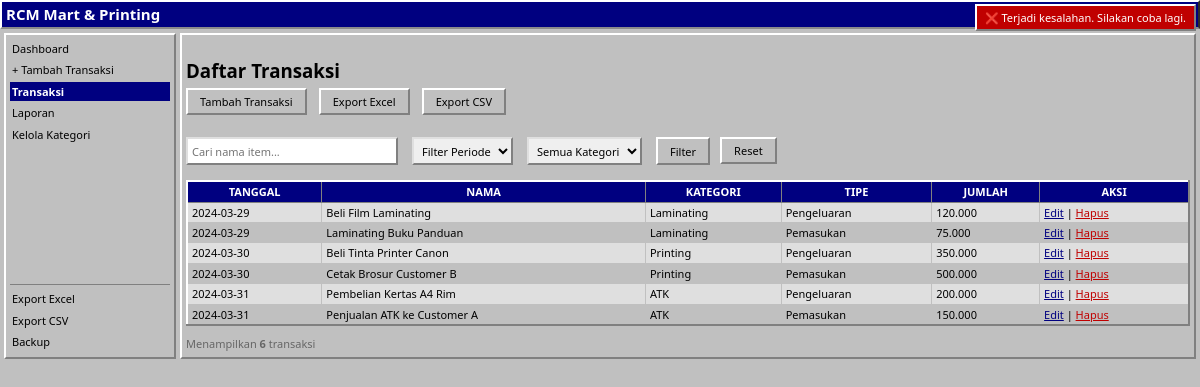
/pages/transaksi.php?error=1 (signed in), run on the app's committed database.
### tables this page shows
CREATE TABLE IF NOT EXISTS transaksi (
    id INT PRIMARY KEY AUTO_INCREMENT,
    tanggal DATE NOT NULL,
    nama VARCHAR(255) NOT NULL,
    kategori VARCHAR(100) NOT NULL,
    tipe VARCHAR(50) NOT NULL COMMENT 'Pemasukan or Pengeluaran',
    jumlah INT NOT NULL COMMENT 'Amount in Rupiah',
    created_at TIMESTAMP DEFAULT CURRENT_TIMESTAMP,
    updated_at TIMESTAMP DEFAULT CURRENT_TIMESTAMP ON UPDATE CURRENT_TIMESTAMP,
    INDEX idx_tanggal (tanggal),
    INDEX idx_kategori (kategori),
    INDEX idx_tipe (tipe),
    FOREIGN KEY (kategori) REFERENCES kategori_list(kategori) ON DELETE RESTRICT
);

### includes/helpers.php (called while the page is built, shortened)
<?php
function formatRupiahDisplay($amount) {
    $amount = (int)$amount;
    return number_format($amount, 0, ',', '.');
}
function sanitize($input) {
    return htmlspecialchars(trim($input), ENT_QUOTES, 'UTF-8');
}
?>

### pages/transaksi.php (the view, shortened to what this page needs)
<?php
require_once '../includes/database.php';
require_once '../includes/helpers.php';
?>
<!DOCTYPE html>
<html>
<head>
    <link rel="stylesheet" href="../assets/style.css">
</head>
<body>
<div class="header">RCM Mart & Printing <span style="float: right; font-size: 11px; font-weight: normal;"><a href="logout.php" style="color: #c41e3a; text-decoration: none;">Logout</a></span></div>
<div class="container">
    <div class="sidebar">
        <div class="sidebar-menu">
            <a href="index.php">Dashboard</a>
            <a href="tambah.php">+ Tambah Transaksi</a>
            <a href="transaksi.php" class="active">Transaksi</a>
            <a href="laporan.php">Laporan</a>
            <a href="kategori.php">Kelola Kategori</a>
        </div>
        <div class="sidebar-export">
            <a href="../reports/export_excel.php" onclick="return konfirmasiExport()">Export Excel</a>
            <a href="../reports/export.php" onclick="return konfirmasiExport()">Export CSV</a>
            <a href="../actions/backup.php" onclick="return konfirmasiBackup()">Backup</a>
        </div>
    </div>
    <div class="content">
        <h3>Daftar Transaksi</h3>
        <a href="tambah.php"><button>Tambah Transaksi</button></a>
        <a href="../reports/export_excel.php" onclick="return konfirmasiExport()"><button style="margin-left: 8px;">Export Excel</button></a>
        <a href="../reports/export.php" onclick="return konfirmasiExport()"><button style="margin-left: 8px;">Export CSV</button></a>
        <br><br>
        <form method="GET" style="display: flex; gap: 10px; margin-bottom: 15px; flex-wrap: wrap;">
            <input type="text" name="search" placeholder="Cari nama item..." value="<?= htmlspecialchars($_GET['search'] ?? '') ?>" style="min-width: 200px;">
            <select name="filter">
                <option value="">Filter Periode</option>
            </select>
            <select name="kategori">
                <?= kategoriFilterOptions($_GET['kategori'] ?? '') ?>
            </select>
            <button type="submit">Filter</button>
            <a href="transaksi.php"><button type="button">Reset</button></a>
        </form>
        <table>
            <tr>
                <th>Tanggal</th>
                <th>Nama</th>
                <th>Kategori</th>
                <th>Tipe</th>
                <th>Jumlah</th>
                <th>Aksi</th>
            </tr>
            <?php
            $where_parts = [];
            $where = !empty($where_parts) ? 'WHERE ' . implode(' AND ', $where_parts) : '';
            $query = "SELECT * FROM transaksi $where ORDER BY id DESC";
            $stmt = $koneksi->prepare($query);
            if (!$stmt->execute()) {
                die("Execute Error: " . $stmt->error);
            }
            $data = $stmt->get_result();
            $total_records = $data->num_rows;
            while ($row = $data->fetch_assoc()) {
            ?>
                <tr>
                    <td><?= htmlspecialchars($row['tanggal']) ?></td>
                    <td><?= sanitize($row['nama']) ?></td>
                    <td><?= htmlspecialchars($row['kategori']) ?></td>
                    <td><span class="<?= $row['tipe'] == 'Pemasukan' ? 'income' : 'expense' ?>"><?= htmlspecialchars($row['tipe']) ?></span></td>
                    <td><?= formatRupiahDisplay((int)$row['jumlah']) ?></td>
                    <td>
                        <a href="edit.php?id=<?= (int)$row['id'] ?>">Edit</a> |
                        <a href="../actions/hapus.php?id=<?= (int)$row['id'] ?>" onclick="return konfirmasiHapus()">Hapus</a>
                    </td>
                </tr>
            <?php }
            ?>
        </table>
        <p style="margin-top: 10px; color: #666; font-size: 11px;">
            <?php if ($total_records > 0): ?>
                Menampilkan <strong><?= $total_records ?></strong> transaksi
            <?php endif; ?>
        </p>
    </div>
</div>
</body>
</html>

### includes/database.php (shortened to what this page needs)
<?php
$koneksi = new mysqli(DB_HOST, DB_USER, DB_PASS, DB_NAME);
$koneksi->set_charset("utf8");
function getKategori() {
    global $koneksi;
    $result = $koneksi->query("SELECT kategori FROM kategori_list ORDER BY id");
    if ($result && $result->num_rows > 0) {
        $list = [];
        while ($row = $result->fetch_assoc()) {
            $list[] = $row['kategori'];
        }
        return $list;
    }
    return ['ATK', 'Printing', 'Laminating', 'Makanan', 'Sembako', 'Rokok', 'Lainnya'];
}
function kategoriFilterOptions($selected = '') {
    $kategori_list = getKategori();
    $html = '<option value="">Semua Kategori</option>';
    foreach ($kategori_list as $kat) {
        $sel = ($selected === $kat) ? 'selected' : '';
        $html .= "<option value=\"$kat\" $sel>$kat</option>";
    }
    return $html;
}
?>

### assets/style.css (style rules this page uses)
:root { --border: #808080; --bg-soft: #c0c0c0; --accent: #000080; --accent-dark: #000080; --hover: #dfdfdf; --success: #008000; --error: #c00000; --warning: #c00000; }
body { font-family: "MS Sans Serif", "Segoe UI", Tahoma, sans-serif; background: #c0c0c0; margin: 0; color: #000000; line-height: 1.4; }
.header { background: #000080; color: #ffffff; padding: 2px 4px; font-weight: bold; border-bottom: 2px outset #dfdfdf; border-right: 2px outset #808080; border-top: 2px solid #ffffff; border-left: 2px solid #ffffff; font-size: 15px; letter-spacing: 0px; }
.container { display: flex; gap: 4px; padding: 4px; max-width: 100%; }
.sidebar { width: 160px; background: #c0c0c0; padding: 4px; border: 2px; border-color: #ffffff #808080 #808080 #ffffff; border-style: solid; position: sticky; top: 4px; max-height: 90vh; overflow-y: auto; display: flex; flex-direction: column; min-height: 300px; }
.sidebar-menu { flex: 1; display: flex; flex-direction: column; }
.sidebar-export { display: flex; flex-direction: column; border-top: 1px solid #808080; padding-top: 4px; margin-top: 8px; }
.sidebar a { display: block; margin-bottom: 2px; color: #000000; font-size: 11px; padding: 2px 2px; border-radius: 0px; text-decoration: none; transition: none; }
.sidebar a.active { background: #000080; color: #ffffff; font-weight: 600; box-shadow: none; }
.content { flex: 1; background: #c0c0c0; padding: 4px; border: 2px; border-color: #ffffff #808080 #808080 #ffffff; border-style: solid; border-radius: 0px; }
.income { color: #000000; font-weight: normal; }
.expense { color: #000000; font-weight: normal; }
.content > * { margin-bottom: 4px; }
.content p { margin: 2px 0; font-size: 11px; }
table { width: 100%; border-collapse: collapse; font-size: 11px; background: #c0c0c0; border: 2px; border-color: #ffffff #808080 #808080 #ffffff; border-style: solid; border-radius: 0px; overflow: hidden; }
th { background: #000080; color: #ffffff; border: 1px solid #808080; padding: 2px 4px; font-size: 11px; font-weight: bold; letter-spacing: 0px; text-transform: uppercase; }
td { border: 1px solid #c0c0c0; padding: 2px 4px; }
tr:nth-child(even) td { background: #dfdfdf; }
button { padding: 4px 12px; background: #c0c0c0; color: #000000; border: 2px; border-color: #ffffff #808080 #808080 #ffffff; border-style: solid; font-family: inherit; font-size: 11px; cursor: pointer; border-radius: 0px; transition: none; width: fit-content; font-weight: normal; box-shadow: none; }
a { cursor: pointer; color: #000080; text-decoration: underline; transition: none; }
a[href*="hapus"] { color: #c00000; font-weight: normal; }
form select, form input[type="text"] { padding: 2px 4px; border: 2px; border-color: #dfdfdf #808080 #808080 #dfdfdf; border-style: solid; border-radius: 0px; font-family: inherit; font-size: 11px; margin-right: 4px; min-height: 20px; transition: none; }

### data on the page
transaksi: tanggal "2024-03-29", nama "Beli Film Laminating", kategori "Laminating", tipe "Pengeluaran", jumlah "120.000"
transaksi: tanggal "2024-03-29", nama "Laminating Buku Panduan", kategori "Laminating", tipe "Pemasukan", jumlah "75.000"
transaksi: tanggal "2024-03-30", nama "Beli Tinta Printer Canon", kategori "Printing", tipe "Pengeluaran", jumlah "350.000"
transaksi: tanggal "2024-03-30", nama "Cetak Brosur Customer B", kategori "Printing", tipe "Pemasukan", jumlah "500.000"
transaksi: tanggal "2024-03-31", nama "Pembelian Kertas A4 Rim", kategori "ATK", tipe "Pengeluaran", jumlah "200.000"
transaksi: tanggal "2024-03-31", nama "Penjualan ATK ke Customer A", kategori "ATK", tipe "Pemasukan", jumlah "150.000"

### other printed values
$total_records "6"
